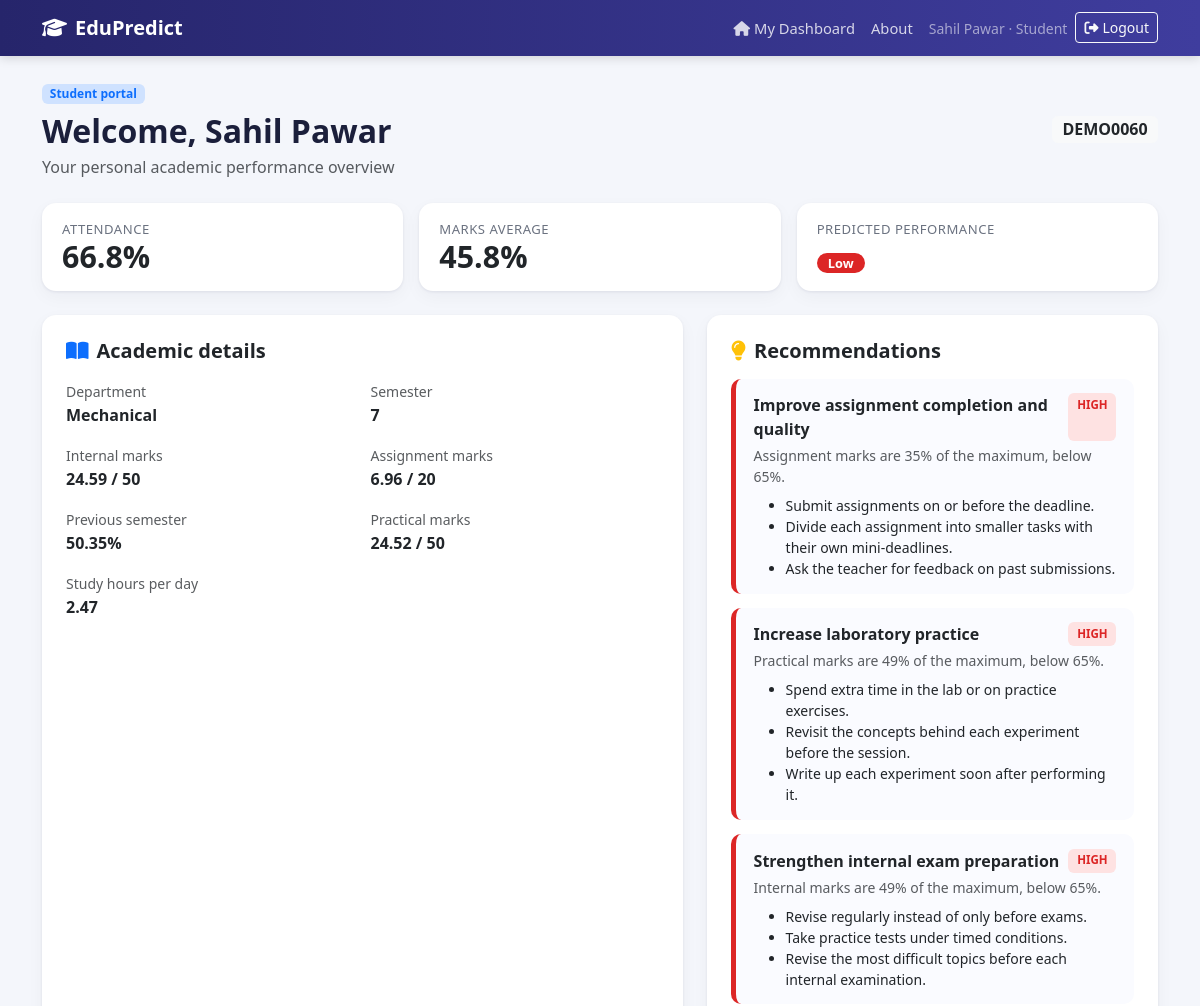
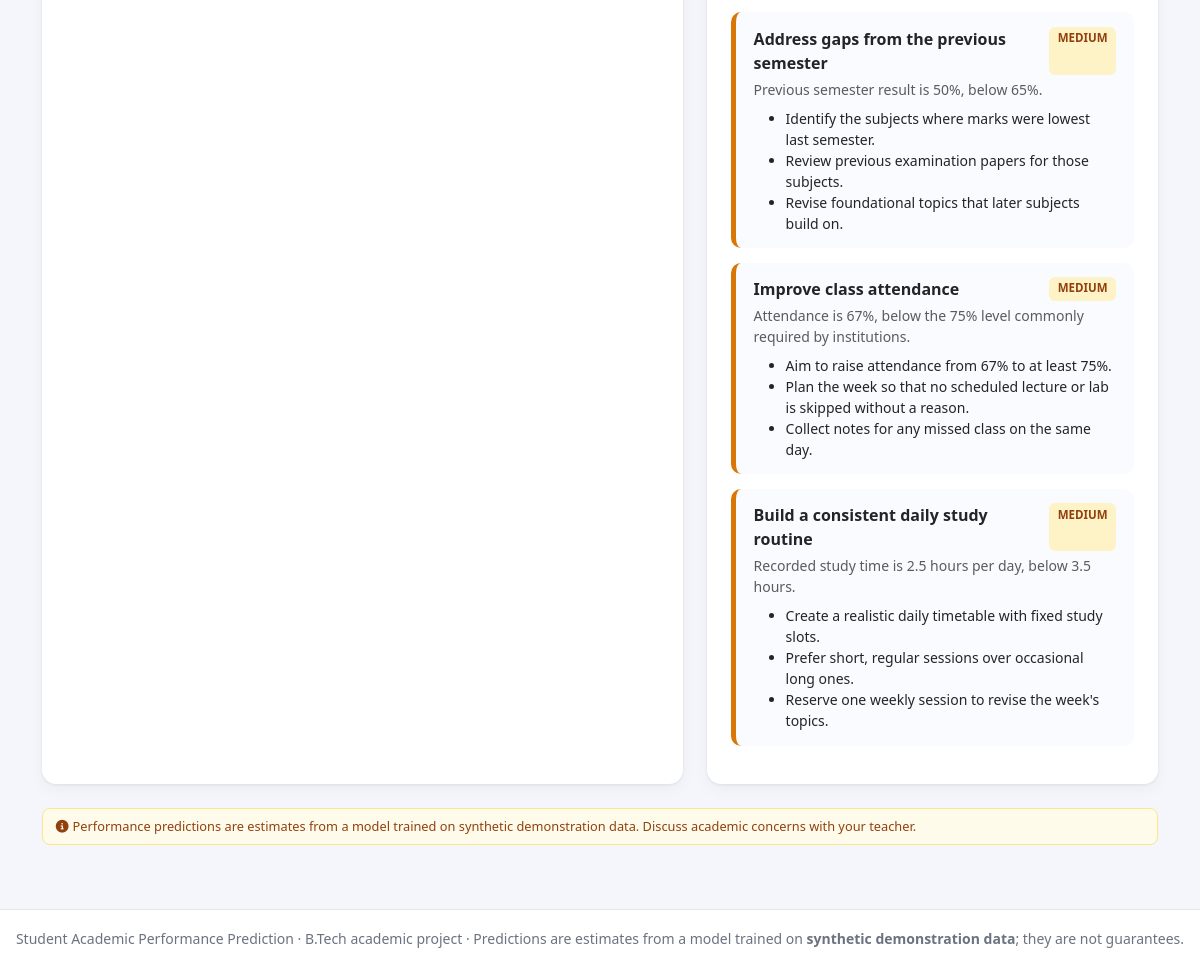
The page /student/dashboard (signed in) on the database its author committed (2 pictures, top to bottom).
### models.py (models this page shows, shortened)
class User(db.Model):
    __tablename__ = "users"
    id = db.Column(db.Integer, primary_key=True)
    name = db.Column(db.String(120), nullable=False)
    email = db.Column(db.String(160), unique=True, nullable=False, index=True)
    password_hash = db.Column(db.String(255), nullable=False)
    role = db.Column(db.String(20), nullable=False)  # teacher | student
    student_id = db.Column(db.Integer, db.ForeignKey("students.id"), unique=True, nullable=True)
    created_at = db.Column(db.DateTime, default=datetime.now)
    student = db.relationship("Student", backref=db.backref("account", uselist=False))

class Student(db.Model):
    __tablename__ = "students"
    id = db.Column(db.Integer, primary_key=True)
    name = db.Column(db.String(120), nullable=False)
    roll_number = db.Column(db.String(40), unique=True, nullable=False, index=True)
    department = db.Column(db.String(80), nullable=False)
    semester = db.Column(db.Integer, nullable=False)
    attendance = db.Column(db.Float, nullable=False)
    internal_marks = db.Column(db.Float, nullable=False)
    assignment_marks = db.Column(db.Float, nullable=False)
    previous_semester = db.Column(db.Float, nullable=False)
    study_hours = db.Column(db.Float, nullable=False)
    practical_marks = db.Column(db.Float, nullable=False)
    created_at = db.Column(db.DateTime, default=datetime.now)
    predictions = db.relationship(
        "Prediction", backref="student", cascade="all, delete-orphan",
        order_by="Prediction.created_at.desc()", lazy="select",
    )
    def features(self):
        return {f: getattr(self, f) for f in config.FEATURES}
    @property
    def marks_percentage(self):
        parts = [
            self.internal_marks / config.MAX_INTERNAL * 100,
            self.assignment_marks / config.MAX_ASSIGNMENT * 100,
            self.practical_marks / config.MAX_PRACTICAL * 100,
            self.previous_semester / config.MAX_PREVIOUS * 100,
        ]
        return round(sum(parts) / len(parts), 2)
    @property
    def latest_prediction(self):
        return self.predictions[0] if self.predictions else None
    @property
    def predicted_label(self):
        p = self.latest_prediction
        return p.predicted_label if p else None

class Prediction(db.Model):
    __tablename__ = "predictions"
    id = db.Column(db.Integer, primary_key=True)
    student_id = db.Column(db.Integer, db.ForeignKey("students.id"), nullable=False, index=True)
    predicted_label = db.Column(db.String(20), nullable=False)
    probabilities_json = db.Column(db.Text, nullable=True)
    model_name = db.Column(db.String(80), nullable=False)
    source = db.Column(db.String(20), default="manual")  # manual | auto | import
    attendance = db.Column(db.Float)
    internal_marks = db.Column(db.Float)
    assignment_marks = db.Column(db.Float)
    previous_semester = db.Column(db.Float)
    study_hours = db.Column(db.Float)
    practical_marks = db.Column(db.Float)
    created_at = db.Column(db.DateTime, default=datetime.now)

### app.py (the view)
    @app.route("/student/dashboard")
    @role_required("student")
    def student_dashboard():
        user = current_user()
        student = db.session.get(Student, user.student_id) if user else None
        if not student:
            session.clear()
            flash("Your student record is no longer available. Please contact your teacher.", "danger")
            return redirect(url_for("login"))
        recs = get_recommender().recommend(student.features(), student.predicted_label or "Medium")
        return render_template("student_dashboard.html", s=student, recs=recs)

### app.py (called while the page is built)
def current_user():
    user_id = session.get("user_id")
    return db.session.get(User, user_id) if user_id else None

def role_required(role):
    def decorator(view):
        @wraps(view)
        def wrapped(*args, **kwargs):
            user = current_user()
            if not user:
                flash("Please log in to continue.", "warning")
                return redirect(url_for("login", next=request.path))
            if user.role != role:
                flash("You do not have permission to open that page.", "danger")
                return redirect(url_for("student_dashboard" if user.role == "student" else "dashboard"))
            return view(*args, **kwargs)
        return wrapped
    return decorator

### recommender.py (called while the page is built)
def pct(features, name):
    return features[name] / config.FEATURE_MAX[name] * 100

def get_recommender():
    return RuleBasedRecommender()

    def _priority(self, value, weak, fair):
        if value < weak:
            return "High", 60 + (weak - value)
        if value < fair:
            return "Medium", 30 + (fair - value)
        return None, 0

### templates/student_dashboard.html (shortened to what this page needs)
{% extends "base.html" %}
{% block content %}
<div class="d-flex flex-wrap justify-content-between align-items-center mb-4 gap-2"><div><span class="badge bg-primary-subtle text-primary">Student portal</span><h1 class="h2 fw-bold mt-2 mb-1">Welcome, {{ s.name }}</h1><p class="text-muted mb-0">Your personal academic performance overview</p></div><span class="badge bg-light text-dark fs-6">{{ s.roll_number }}</span></div>
<div class="row g-3 mb-4">
  <div class="col-md-4"><div class="card stat h-100"><div class="name">Attendance</div><div class="value">{{ '%.1f'|format(s.attendance) }}%</div></div></div>
  <div class="col-md-4"><div class="card stat h-100"><div class="name">Marks average</div><div class="value">{{ '%.1f'|format(s.marks_percentage) }}%</div></div></div>
  <div class="col-md-4"><div class="card stat h-100"><div class="name">Predicted performance</div><div class="value">{% if s.predicted_label %}<span class="lab lab-{{ s.predicted_label }}">{{ s.predicted_label }}</span>{% else %}<span class="text-muted">Not available</span>{% endif %}</div></div></div>
</div>
<div class="row g-4">
  <div class="col-lg-7"><div class="card p-4 h-100"><h5 class="fw-bold mb-3"><i class="fa-solid fa-book-open text-primary me-2"></i>Academic details</h5><div class="row g-3">
    <div class="col-sm-6"><span class="text-muted small">Department</span><div class="fw-semibold">{{ s.department }}</div></div>
    <div class="col-sm-6"><span class="text-muted small">Semester</span><div class="fw-semibold">{{ s.semester }}</div></div>
    <div class="col-sm-6"><span class="text-muted small">Internal marks</span><div class="fw-semibold">{{ s.internal_marks }} / {{ cfg.MAX_INTERNAL }}</div></div>
    <div class="col-sm-6"><span class="text-muted small">Assignment marks</span><div class="fw-semibold">{{ s.assignment_marks }} / {{ cfg.MAX_ASSIGNMENT }}</div></div>
    <div class="col-sm-6"><span class="text-muted small">Previous semester</span><div class="fw-semibold">{{ s.previous_semester }}%</div></div>
    <div class="col-sm-6"><span class="text-muted small">Practical marks</span><div class="fw-semibold">{{ s.practical_marks }} / {{ cfg.MAX_PRACTICAL }}</div></div>
    <div class="col-sm-6"><span class="text-muted small">Study hours per day</span><div class="fw-semibold">{{ s.study_hours }}</div></div>
  </div></div></div>
  <div class="col-lg-5"><div class="card p-4 h-100"><h5 class="fw-bold mb-3"><i class="fa-solid fa-lightbulb text-warning me-2"></i>Recommendations</h5>{% if recs %}{% for rec in recs %}<div class="rec rec-{{ rec.priority }}"><div class="d-flex justify-content-between gap-2"><div class="fw-semibold">{{ rec.title }}</div><span class="prio prio-{{ rec.priority }}">{{ rec.priority }}</span></div><div class="small text-muted mt-1">{{ rec.reason }}</div><ul class="small mt-2 mb-0">{% for action in rec.actions %}<li>{{ action }}</li>{% endfor %}</ul></div>{% endfor %}{% else %}<p class="text-muted">No recommendations available yet.</p>{% endif %}</div></div>
</div>
<p class="disclaimer mt-4"><i class="fa-solid fa-circle-info me-1"></i>Performance predictions are estimates from a model trained on synthetic demonstration data. Discuss academic concerns with your teacher.</p>
{% endblock %}

### templates/base.html (shortened to what this page needs)
<!DOCTYPE html>
<html lang="en">
<head>
  <link href="https://cdn.jsdelivr.net/npm/bootstrap@5.3.3/dist/css/bootstrap.min.css" rel="stylesheet">
  <link href="https://cdnjs.cloudflare.com/ajax/libs/font-awesome/6.5.1/css/all.min.css" rel="stylesheet">
  <link href="{{ url_for('static', filename='css/style.css') }}" rel="stylesheet">
</head>
<body>
<nav class="navbar navbar-expand-lg navbar-dark app-nav sticky-top">
  <div class="container">
    <a class="navbar-brand fw-bold" href="{{ url_for('index') }}"><i class="fa-solid fa-graduation-cap me-2"></i>EduPredict</a>
    <div class="collapse navbar-collapse" id="nav">
      <ul class="navbar-nav ms-auto align-items-lg-center">
        {% if current_user and current_user.role == 'teacher' %}
          {% set links = [('dashboard','Dashboard','chart-pie'),('students','Students','users'),('predict_page','Prediction','wand-magic-sparkles'),('analysis_index','Analysis','magnifying-glass-chart'),('data_page','Import/Export','file-csv'),('evaluation','Model','flask'),('about','About','circle-info')] %}
          {% for ep, label, icon in links %}
          <li class="nav-item"><a class="nav-link {{ 'active' if request.endpoint == ep or (ep=='analysis_index' and request.endpoint=='analysis_student') else '' }}" href="{{ url_for(ep) }}"><i class="fa-solid fa-{{ icon }} me-1"></i>{{ label }}</a></li>
          {% endfor %}
        {% elif current_user and current_user.role == 'student' %}
          <li class="nav-item"><a class="nav-link" href="{{ url_for('student_dashboard') }}"><i class="fa-solid fa-house me-1"></i>My Dashboard</a></li>
          <li class="nav-item"><a class="nav-link" href="{{ url_for('about') }}">About</a></li>
        {% endif %}
        {% if current_user %}
          <li class="nav-item ms-lg-2"><span class="navbar-text small me-2">{{ current_user.name }} · {{ current_user.role|title }}</span></li>
          <li class="nav-item"><form method="post" action="{{ url_for('logout') }}"><button class="btn btn-sm btn-outline-light" type="submit"><i class="fa-solid fa-right-from-bracket me-1"></i>Logout</button></form></li>
        {% endif %}
      </ul>
    </div>
  </div>
</nav>
<main class="container py-4">
  {% block content %}{% endblock %}
</main>
<footer class="app-footer text-center py-3 mt-4">
  <small>Student Academic Performance Prediction · B.Tech academic project ·
    Predictions are estimates from a model trained on <strong>synthetic demonstration data</strong>; they are not guarantees.</small>
</footer>
</body>
</html>

### static/css/style.css (style rules this page uses)
:root { --ink: #1b1f3b; --brand: #3f3d9e; --brand-2: #0d9488; --bg: #f4f6fb; --card: #ffffff; --muted: #6b7280; --low: #dc2626; --med: #d97706; --high: #059669; }
body { background: var(--bg); color: var(--ink); font-family: "Segoe UI", system-ui, -apple-system, sans-serif; }
.app-nav { background: linear-gradient(90deg, #26256b, var(--brand)); box-shadow: 0 2px 10px rgba(0,0,0,.15); }
.app-nav .nav-link { color: rgba(255,255,255,.8); font-size: .92rem; }
.app-footer { color: var(--muted); border-top: 1px solid #e5e7eb; background: #fff; }
.card { border: 0; border-radius: 14px; box-shadow: 0 1px 3px rgba(20,20,60,.08), 0 6px 18px rgba(20,20,60,.04); }
.stat { padding: 1.1rem 1.25rem; }
.stat .value { font-size: 1.9rem; font-weight: 800; line-height: 1.1; }
.stat .name { color: var(--muted); font-size: .82rem; text-transform: uppercase; letter-spacing: .5px; }
.lab { display: inline-block; padding: .2rem .7rem; border-radius: 999px; font-size: .8rem; font-weight: 700; color: #fff; }
.lab-Low { background: var(--low); }
.rec { border-left: 5px solid #9ca3af; background: #fafbff; border-radius: 10px; padding: .9rem 1.1rem; margin-bottom: .9rem; }
.rec-High { border-left-color: var(--low); }
.rec-Medium { border-left-color: var(--med); }
.prio { font-size: .72rem; font-weight: 700; padding: .15rem .55rem; border-radius: 6px; text-transform: uppercase; }
.prio-High { background: #fee2e2; color: var(--low); }
.prio-Medium { background: #fef3c7; color: #92400e; }
.disclaimer { font-size: .8rem; background: #fffbeb; border: 1px solid #fde68a; color: #92400e; border-radius: 8px; padding: .5rem .8rem; }

### rows shown on the page
User: name "Sahil Pawar", role "Student"
Student: name "Sahil Pawar", roll_number "DEMO0060", attendance "66.8", marks_percentage "45.8", department "Mechanical", semester "7", internal_marks "24.59", assignment_marks "6.96", previous_semester "50.35", practical_marks "24.52", study_hours "2.47"
Prediction: predicted_label "Low"

### other values the page prints
{{ cfg.MAX_INTERNAL }} "50"
{{ cfg.MAX_ASSIGNMENT }} "20"
{{ cfg.MAX_PRACTICAL }} "50"
{{ rec.title }} "Improve assignment completion and quality" "Increase laboratory practice" "Strengthen internal exam preparation" "Address gaps from the previous semester" "Improve class attendance" "Build a consistent daily study routine"
{{ rec.priority }} "HIGH" "HIGH" "HIGH" "MEDIUM" "MEDIUM" "MEDIUM"
{{ rec.reason }} "Assignment marks are 35% of the maximum, below 65%." "Practical marks are 49% of the maximum, below 65%." "Internal marks are 49% of the maximum, below 65%." "Previous semester result is 50%, below 65%." "Attendance is 67%, below the 75% level commonly required by institutions." "Recorded study time is 2.5 hours per day, below 3.5 hours."
{{ action }} "Submit assignments on or before the deadline." "Divide each assignment into smaller tasks with their own mini-deadlines." "Ask the teacher for feedback on past submissions." "Spend extra time in the lab or on practice exercises." "Revisit the concepts behind each experiment before the session." "Write up each experiment soon after performing it." "Revise regularly instead of only before exams." "Take practice tests under timed conditions." "Revise the most difficult topics before each internal examination." "Identify the subjects where marks were lowest last semester." "Review previous examination papers for those subjects." "Revise foundational topics that later subjects build on." "Aim to raise attendance from 67% to at least 75%." "Plan the week so that no scheduled lecture or lab is skipped without a reason." "Collect notes for any missed class on the same day." "Create a realistic daily timetable with fixed study slots." "Prefer short, regular sessions over occasional long ones." "Reserve one weekly session to revise the week's topics."
